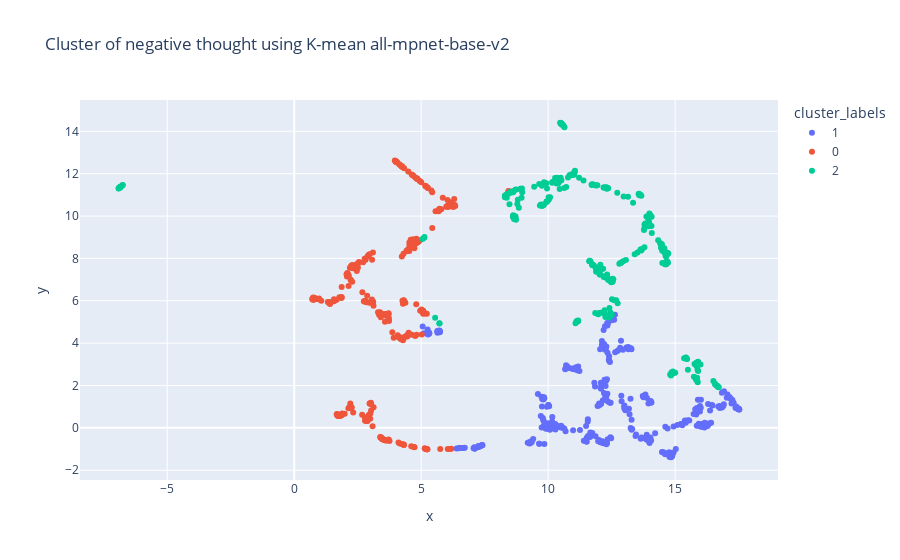
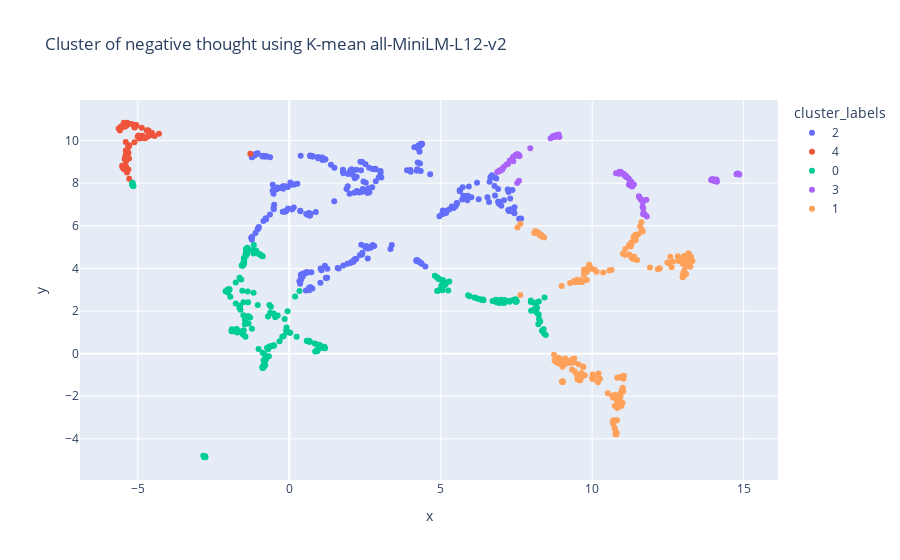

Notebook cell for these charts, in order:
### Code cell
for model in models:
    label = data[f"{model} aglo"]
    x = data[f"{model} x"]
    y = data[f"{model} y"]
    text = data["thought"]
    
    # Plot
    # Create a DataFrame for Plotly Express
    plot_data = {
        'x': x,
        'y': y,
        'cluster_labels': label,
        'hover_text': text  # text you want to display
    }

    df = pd.DataFrame(plot_data)

    # Convert cluster_labels to string for categorical representation
    df['cluster_labels'] = df['cluster_labels'].astype(str)

    # plot using Plotly Express
    fig = px.scatter(
        df,
        x='x',
        y='y',
        color='cluster_labels',
        hover_data={'hover_text': True},  # Enable hover data for 'hover_text'
        title=f'Cluster of negative thought using K-mean {model}'
    )

    fig.show()
    # Export the plot to HTML
    fig.write_html(f"/Users/sylvainestebe/Code/nlp_project/cognitive_distortion_project/export/aglom_{model}.html")
    fig.write_image(f"/Users/sylvainestebe/Code/nlp_project/cognitive_distortion_project/export/aglom_{model}.svg")

### Figure 1 — Plotly figure (JSON) as saved in the notebook; plotly's stock layout.template omitted (floating-point values rounded to 4 significant figures; data arrays with more than 128 entries replaced by an {"elided": "..."} marker saying what was removed)
{"data": [{"customdata": {"elided": "335x1 str values"}, "hovertemplate": "cluster_labels=1<br>x=%{x}<br>y=%{y}<br>hover_text=%{customdata[0]}<extra></extra>", "legendgroup": "1", "marker": {"color": "#636efa", "symbol": "circle"}, "mode": "markers", "name": "1", "orientation": "v", "showlegend": true, "type": "scatter", "x": {"elided": "335 float values"}, "xaxis": "x", "y": {"elided": "335 float values"}, "yaxis": "y"}, {"customdata": {"elided": "287x1 str values"}, "hovertemplate": "cluster_labels=0<br>x=%{x}<br>y=%{y}<br>hover_text=%{customdata[0]}<extra></extra>", "legendgroup": "0", "marker": {"color": "#EF553B", "symbol": "circle"}, "mode": "markers", "name": "0", "orientation": "v", "showlegend": true, "type": "scatter", "x": {"elided": "287 float values"}, "xaxis": "x", "y": {"elided": "287 float values"}, "yaxis": "y"}, {"customdata": {"elided": "300x1 str values"}, "hovertemplate": "cluster_labels=2<br>x=%{x}<br>y=%{y}<br>hover_text=%{customdata[0]}<extra></extra>", "legendgroup": "2", "marker": {"color": "#00cc96", "symbol": "circle"}, "mode": "markers", "name": "2", "orientation": "v", "showlegend": true, "type": "scatter", "x": {"elided": "300 float values"}, "xaxis": "x", "y": {"elided": "300 float values"}, "yaxis": "y"}], "layout": {"legend": {"title": {"text": "cluster_labels"}, "tracegroupgap": 0}, "title": {"text": "Cluster of negative thought using K-mean all-mpnet-base-v2"}, "xaxis": {"anchor": "y", "domain": [0, 1], "title": {"text": "x"}}, "yaxis": {"anchor": "x", "domain": [0, 1], "title": {"text": "y"}}}}

### Figure 2 — Plotly figure (JSON) as saved in the notebook; plotly's stock layout.template omitted (floating-point values rounded to 4 significant figures; data arrays with more than 128 entries replaced by an {"elided": "..."} marker saying what was removed)
{"data": [{"customdata": {"elided": "294x1 str values"}, "hovertemplate": "cluster_labels=2<br>x=%{x}<br>y=%{y}<br>hover_text=%{customdata[0]}<extra></extra>", "legendgroup": "2", "marker": {"color": "#636efa", "symbol": "circle"}, "mode": "markers", "name": "2", "orientation": "v", "showlegend": true, "type": "scatter", "x": {"elided": "294 float values"}, "xaxis": "x", "y": {"elided": "294 float values"}, "yaxis": "y"}, {"customdata": [["She doesn't respect me."], ["I was searching my brain to figure out why she didn't like me, and it made me so sad to think I'd hurt her feelings or caused a problem for her."], ["I'm not good enough for her."], ["She doesn't love me like she used to."], ["She will never love me now"], ["Maybe she doesn't want to talk to me anymore."], ["Maybe she doesn't really like me as much as I thought and like her. Maybe I'm awkward."], ["I worried that she might break up with me and that I'd never see her again."], ["I never get to see her anymore."], ["I am not the kind of person that she would like to go out with."], ["she doesnt want to share things with me"], ["If I cannot control her now, I have lost her perhaps forever"], ["She ruined my project"], ["My girlfriend is hiding something from me."], ["This is going to cause us to break up."], ["My girlfriend will leave me."], ["She didn't like me anymore."], ["I am scared my girlfriend is going to break up with me because I dont do much for her."], ["What if I never see her again?"], ["I wanted her to pay attention and not interrupt me."], ["She doesn't trust me."], ["Am I not worth her time?"], ["i was letting her down and she felt pressured by my actions"], ["She needs to stop discussing this."], ["maybe she doesn't like me anymore."], ["A stranger looked at your dress. She thought that I look stupid "], ["She is probably going to kick me out and never invite me over again "], ["If she has cheated on me, then every next girl will probably do the same "], ["I can't believe I have lost her now "], ["She will not want to see me again "], ["She must think that I am a weirdo "], ["She said she liked it, but she said that to everyone, so she was probably just trying to be nice "], ["I should have visited her more often "], ["She probably thinks I'm ugly "], ["I feel she loves me, so it must be true "], ["She thought I didn't know the project "], ["He should have married Ann instead of Mary "], ["She is more successful than I am "], ["She's irrelevant "], ["That's what wives are supposed to do. So it doesn't count when she's nice to me "], ["Mary doesn't like me at all "], ["Mary doesn't like me at all. She would never have shouted at me like that if she did "], ["She doesn't like the way I look "], ["My girlfriend wasnt texting anyone, and did not get me anniversary present I am scared my girlfriend is going to break up with me because I dont do much for her. "], ["I had a disagreement about our finances with my partner at our home about a week ago that caused her to leave the apartment and not talk, call, or text me for hours. I worried that she might break up with me and that I'd never see her again. "], ["I ask out a co-worker who I became fond of recently but was turned down. I'm not good enough for her. "], ["I saw a profile picture of a close friend on a dating app that I had feelings for. I am not the kind of person that she would like to go out with. "], ["A week ago me and my GF were trying to find a store in a nearby town but we got lost. We won't be able to find the store before it closes. "], ["My girlfriend came home later than usual after work and didn't bother to call and let me know or answer the phone when I called to check on her. She acted like it was not big deal after she came home. My girlfriend is hiding something from me. "], ["My wife sat me down and said she needed me to make more money because she is tired of paying rent by herself i was letting her down and she felt pressured by my actions "], ["My girlfriend is getting a new job in a distant city. This is going to cause us to break up. "], ["My wife didn't look up from her phone or answer me when I came to talk to her. Am I not worth her time? "], ["I was told that I don't look as attractive as I used to by my significant other. She told me that she does not like the way that I have been dressing lately and that I should go back to my old style of dressing. I can recall feeling embarrassed and let down with myself. I felt very tiny and as though my relationship was falling apart because she was starting to become very superficial. What am I doing to deserve this? "], ["I called a woman I love by accident during a bad time She will never love me now "], ["I'm facing an issue, that I love you girlfriend and she loves me back. But I hurt her because I'm manipulative, without really realizing what I'm doing. I make her feel guilty of things that she shouldn't feel so, and if I don't get things my way, I manipulate it so it sounds like it's her fault or she is wrong. I don't do it voluntarily, but I do it too often and it hurts her and me. I am manipulative "], ["I called an old friend, but she wasn't home and didn't return my call. Maybe she doesn't want to talk to me anymore. "], ["For many years I've been tutoring students online in math and reading. One of my newer students requested to my supervisor that she be assigned to a different tutor because she didn't like me. I was searching my brain to figure out why she didn't like me, and it made me so sad to think I'd hurt her feelings or caused a problem for her. "], ["My daughter spilled a drink on my desk. She ruined my project "], ["My friend has more followers on Twitter than me She is more successful than I am "], ["My girlfriend was ignoring me for a while. She didn't like me anymore. "], ["My wife accused me of cheating. She doesn't trust me. "], ["My love is leaving, and there's no turning back. What if I never see her again? "], ["I ask out a co-worker who I became fond of recently but was turned down. I won't find someone I can be with "], ["I asked my daughter a question, and she responded in a snotty way. She doesn't love me like she used to. "], ["I called my friend three times this past week but she hasn't answered or called/messaged me back yet. Maybe she doesn't really like me as much as I thought and like her. Maybe I'm awkward. "], ["My daughter lied to me about a photo on her phone because she was embarrassed she doesnt want to share things with me "], ["I am quite fond of a coworker and decide to talk to them. I offer up the idea that it might be fun to go out together sometime, and they respond with the fact they are too busy. I'm not attractive or have a good enough personality. "], ["My girlfriend was distracted by other men at the gym. I'm not attractive enough. "], ["My partner was visiting her daughter, who was having surgery.  I got annoyed with her on the phone because she was being distracted. I wanted her to pay attention and not interrupt me. "], ["My girlfriend said I was a taker when I said she did not emotionally support me before going to a movie last Saturday. My girlfriend will leave me. "], ["a girl i really liked would not go out on a date with me im not very attractive "], ["Last week I talked to a girl at a bar but was rejected by her I am undesirable "]], "hovertemplate": "cluster_labels=4<br>x=%{x}<br>y=%{y}<br>hover_text=%{customdata[0]}<extra></extra>", "legendgroup": "4", "marker": {"color": "#EF553B", "symbol": "circle"}, "mode": "markers", "name": "4", "orientation": "v", "showlegend": true, "type": "scatter", "x": [-4.846, -4.95, -4.529, -5.398, -5.574, -5.317, -5.386, -5.476, -5.383, -5.452, -4.87, -5.37, -4.302, -5.056, -5.423, -5.434, -5.311, -5.632, -5.345, -4.848, -4.646, -5.454, -5.294, -4.701, -5.341, -5.454, -5.339, -5.043, -5.109, -5.463, -5.384, -5.318, -5.208, -5.506, -5.098, -4.541, -5.337, -4.62, -4.544, -4.974, -5.333, -5.395, -5.476, -5.535, -5.536, -5.308, -5.393, -5.449, -5.112, -5.003, -5.563, -5.421, -5.459, -5.361, -5.591, -5.341, -4.449, -1.285, -4.668, -5.281, -4.695, -5.427, -5.356, -5.112, -5.371, -4.532, -5.283, -5.287, -4.756, -5.399, -5.492, -5.515], "xaxis": "x", "y": [10.22, 10.1, 10.27, 9.935, 10.57, 9.723, 9.194, 10.74, 10.74, 8.833, 10.61, 10.71, 10.32, 10.73, 9.192, 9.135, 9.427, 10.57, 10.84, 10.12, 10.47, 10.76, 9.725, 10.46, 9.456, 8.658, 10.77, 10.7, 10.73, 10.84, 9.044, 9.401, 10.78, 8.748, 10.61, 10.36, 9.494, 10.26, 10.31, 10.24, 9.406, 9.532, 8.718, 10.66, 10.66, 8.644, 8.809, 10.65, 10.63, 10.19, 10.65, 10.66, 8.688, 9.449, 10.48, 9.158, 10.22, 9.381, 10.2, 9.784, 10.49, 10.82, 8.502, 9.927, 9.111, 10.36, 8.207, 9.163, 10.11, 9.339, 8.798, 8.824], "yaxis": "y"}, {"customdata": {"elided": "235x1 str values"}, "hovertemplate": "cluster_labels=0<br>x=%{x}<br>y=%{y}<br>hover_text=%{customdata[0]}<extra></extra>", "legendgroup": "0", "marker": {"color": "#00cc96", "symbol": "circle"}, "mode": "markers", "name": "0", "orientation": "v", "showlegend": true, "type": "scatter", "x": {"elided": "235 float values"}, "xaxis": "x", "y": {"elided": "235 float values"}, "yaxis": "y"}, {"customdata": [["Am I not explaining the material well?"], ["I will get a bad grade."], ["I don't have the discipline to diet."], ["I should have never worn these jeans and stick to blue ones"], ["I thought that I should have studied harder. If I knew enough information I would pass no matter how the standards changed. It was my fault I didn't try hard enough and was furious with myself"], ["My grades are important and I did poorly"], ["I should have been perfect"], ["Why isn't this kid applying himself?"], ["Why did I overact like this"], ["I could have done so much better"], ["I really have to pass, I need to work."], ["I should have made time for them."], ["I shouldn't have posted it"], ["I should have studied harder, or more efficiently."], ["I shouldn't have changed my hair"], ["I should have ordered a milder dish"], ["I feel so anxious maybe I left something turned on in the kitchen"], ["I'm so behind and i'm so afraid of the terrible grades I will recieve. I can't do anything right"], ["after 30 years since I first started learning how to cook I am still ruining meals."], ["I do so much around here and you are harping about the cutting board?"], ["i am not able to control my eating habits"], ["I always do lousy on tests "], ["The test makes me nervous, so I won't do well on it "], ["That improvement was a fluke "], ["My dieting and jogging all week have gone down the drain "], ["I shouldn't have eaten that "], ["I mustn't have eaten that "], ["Looks like the customer got scared "], ["I should have never worn these jeans "], ["I must have never worn these jeans "], ["I almost failed in a subject. I have ruined everything "], ["I only got good grades in two subjects. How could I have done so badly? "], ["The meal should have been perfect "], ["The meal must have been perfect "], ["I shouldn't have changed my hair "], ["Most of them didn't mention my hair "], ["I feel so anxious maybe I left something turned on in the kitchen "], ["What if something falls on the coffee maker and turns in on "], ["What if the whole kitchen sets on fire "], ["My entire house will burn down "], ["The doctor probably just didn't want to let me know "], ["The color in their work is so much more vibrant, mine doesn't look this good "], ["I bet people think now that I am a rubbish artist "], ["I shouldn't have posted it "], ["I should have ordered a milder dish "], ["I must have ordered a milder dish "], ["Something scary is in the kitchen "], ["I should have spent more time reading reviews before buying "], ["I got a B on my exam. I'm a total failure "], ["Getting good marks was a fluke. It doesn't count "], ["I should really exercise more "], ["I've blown my diet completely "], ["I shouldn't eat that doughnut "], ["He shouldn't have been so stubborn "], ["I shouldn't have made so many mistakes "], ["I ate more than I planned, so I blew my diet completely "], ["I passed the exam, but I was just lucky "], ["I got a B. This proves how inferior I am "], ["I got an A. It doesn't mean I'm smart "], ["You only pay attention to me when I cook food "], ["Those successes were easy, so they don't matter "], ["It was my fault my group got a bad grade "], ["My teacher is the reason I'm not doing well "], ["Others did better than I did on the test "], ["I'll fail the exam "], ["I should have completed everything I planned to do "], ["My husband didn't eat that chocolate cake I baked for him. He thinks I'm a terrible cook "], ["Getting a mediocre evaluation proves how inadequate I am "], ["Getting high marks doesn't mean I am smart "], ["My son's teacher cannot do anything right "], ["i'll never lose enough weight to look skinny "], ["Because other did better than me "], ["I should have behaved differently "], ["I was on a date and started to cough badly as the food was too hot I should have ordered a milder dish "], ["My diet is not working I feel like a failure "], ["My mom cooked me breakfast and the eggs which she knows i like over medium were over cooked. I became very upset. frustration "], ["I am trying to diet but I gained weight this week. I don't have the discipline to diet. "], ["I posted a new piece of artwork online and people started comparing it with artwork created by others I shouldn't have posted it "], ["I burnt the potatoes while cooking I should have been perfect "], ["i ate too much and too fast to temporarily please myself but not because i felt hunger i am not able to control my eating habits "], ["I have been studying for months for the real estate exam. When I went to take it, I did not pass by two points. I really have to pass, I need to work. "], ["I tried a new hair style but no one commented on it I shouldn't have changed my hair "], ["Our group project did not receive a high grade It was my fault my group got a bad grade "], ["I applied for a new part-time position and took the qualifying exam but didn't pass because they  changed some of the guidelines for the job. They warned us beforehand that this may happen in the hiring process. I thought that I should have studied harder. If I knew enough information I would pass no matter how the standards changed. It was my fault I didn't try hard enough and was furious with myself "], ["Last week I made a special dinner at my house for my family to enjoy but I overcooked the food. after three decades since I first started learning how to cook I am still ruining meals. "], ["I gained a little weight while trying to diet I'm not succeeding "], ["I have been trying a number of diets. This week I weighed myself and found out I had gained a pound I am trying to lose weight but nothing works "], ["It's so hard to study effectively and it takes all the time and energy I have. And then I still don't feel prepared. I'm so behind and i'm so afraid of the terrible grades I will recieve. I can't do anything right "], ["I became very stressed out after getting a bad score on a quiz My grades are important and I did poorly "], ["I received a subpar quiz score in a class. I should have studied harder, or more efficiently. "], ["I went on a trip and heard a commercial for a kitchen appliance I feel so anxious maybe I left something turned on in the kitchen "], ["I got a bad grade in one of the three assignments How could I have done so badly "], ["I went on a trip and heard a commercial for a kitchen appliance Did I leave the kitchen stove on? My entire house will burn down "], ["My husband asked me to make sure I cleaned the cutting board better. I do so much around here and you are harping about the cutting board? "], ["I completely overreacted to my teenage son's grades. Why isn't this kid applying himself? "], ["A student let me know they are struggling to grasp any of the concepts in class. Am I not explaining the material well? "], ["I painted with my friends The color in their work is so much more vibrant, mine doesn't look this good "], ["I got bad grades in the exam My teacher is the reason I'm not doing well "], ["I am walking down the street in a new red jeans and a stranger looked at the jeans I should have never worn these jeans and stick to blue ones "], ["I gained weight I hate myself and im a fat pig "], ["I think that I am fatter that everyone else but i am not I feel fat even though I have a strong build and I run alot "], ["It's usually after I come home from work and having felt a lot of social anxiety I want to comfort myself with sugar. It's like a great relief and the only happy point in my day. I have a constant need to eat an excessive amount of sugary sweets/desserts. When I try to eat more healthily for a period of time the need is always worse when I fall back into old unhealthy patterns. Eating balanced feels impossible. "]], "hovertemplate": "cluster_labels=3<br>x=%{x}<br>y=%{y}<br>hover_text=%{customdata[0]}<extra></extra>", "legendgroup": "3", "marker": {"color": "#ab63fa", "symbol": "circle"}, "mode": "markers", "name": "3", "orientation": "v", "showlegend": true, "type": "scatter", "x": [10.89, 11.13, 14.08, 7.542, 11.13, 11.25, 7.223, 10.79, 7.029, 6.952, 11.69, 6.867, 7.569, 11.12, 7.418, 8.752, 14.76, 11.28, 8.869, 11.03, 14.12, 11.54, 11.59, 7.585, 14.11, 8.629, 8.697, 13.93, 7.544, 7.526, 11.68, 11.21, 8.752, 8.763, 7.487, 7.281, 14.78, 14.81, 14.81, 13.98, 11.8, 7.604, 7.396, 7.556, 8.758, 8.786, 14.81, 6.903, 11.56, 11.21, 11.73, 14.81, 7.957, 7.083, 6.954, 14.86, 11.62, 11.26, 11.33, 8.917, 11.66, 11.12, 11.06, 11.3, 11.69, 7.019, 8.809, 11.32, 11.32, 10.96, 13.98, 7.525, 7.173, 8.79, 14.05, 8.857, 14.03, 7.585, 8.781, 14.03, 11.67, 7.383, 10.89, 11.38, 8.894, 14.08, 14.05, 11.79, 11.1, 11.29, 14.81, 11.06, 14.82, 10.94, 10.94, 10.93, 7.548, 11.07, 7.493, 14.0, 13.93, 14.1], "xaxis": "x", "y": [8.443, 8.3, 8.142, 9.358, 8.291, 8.109, 8.906, 8.466, 8.637, 8.604, 6.594, 8.527, 9.284, 8.298, 9.25, 10.22, 8.422, 8.046, 10.22, 8.445, 8.07, 7.386, 7.273, 8.11, 8.173, 10.11, 10.2, 8.143, 9.351, 9.341, 6.545, 8.226, 10.17, 10.19, 9.32, 9.071, 8.443, 8.439, 8.439, 8.181, 6.44, 9.277, 9.034, 9.316, 10.2, 10.23, 8.441, 8.55, 7.343, 7.93, 6.544, 8.442, 9.641, 8.756, 8.57, 8.406, 7.221, 8.077, 7.899, 10.17, 6.901, 8.33, 8.394, 7.858, 6.808, 8.658, 10.23, 7.876, 7.848, 8.464, 8.187, 8.012, 8.883, 10.23, 8.121, 10.26, 8.126, 9.312, 10.18, 8.098, 7.111, 9.218, 8.532, 7.943, 10.29, 8.095, 8.115, 7.225, 8.355, 8.068, 8.438, 8.407, 8.427, 8.536, 8.523, 8.513, 9.307, 8.403, 9.344, 8.168, 8.179, 8.113], "yaxis": "y"}, {"customdata": {"elided": "219x1 str values"}, "hovertemplate": "cluster_labels=1<br>x=%{x}<br>y=%{y}<br>hover_text=%{customdata[0]}<extra></extra>", "legendgroup": "1", "marker": {"color": "#FFA15A", "symbol": "circle"}, "mode": "markers", "name": "1", "orientation": "v", "showlegend": true, "type": "scatter", "x": {"elided": "219 float values"}, "xaxis": "x", "y": {"elided": "219 float values"}, "yaxis": "y"}], "layout": {"legend": {"title": {"text": "cluster_labels"}, "tracegroupgap": 0}, "title": {"text": "Cluster of negative thought using K-mean all-MiniLM-L12-v2"}, "xaxis": {"anchor": "y", "domain": [0, 1], "title": {"text": "x"}}, "yaxis": {"anchor": "x", "domain": [0, 1], "title": {"text": "y"}}}}
